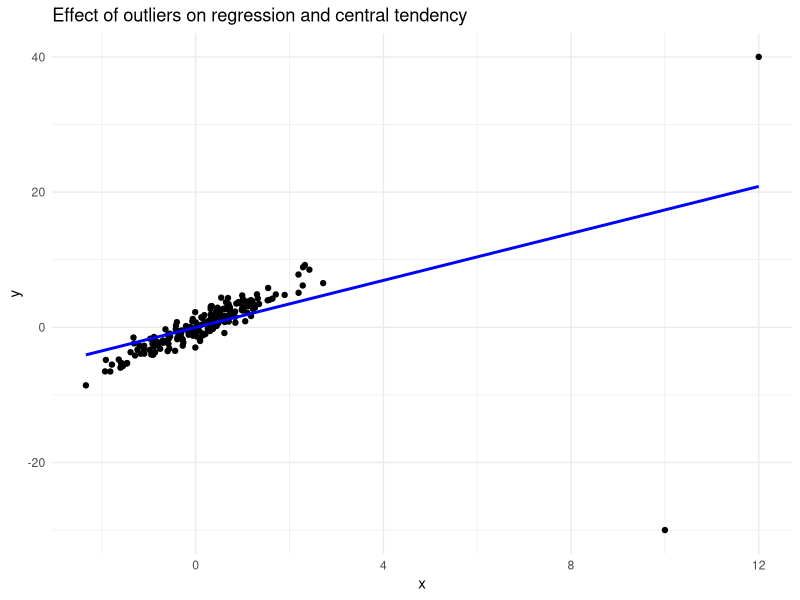

The R script that drew this image:
# outlier_effects.R
# Show how outliers affect mean and median, and influence regression
library(tidyverse)

set.seed(7)

n <- 200
x <- rnorm(n, 0, 1)
y <- 3 * x + rnorm(n, 0, 1)

df <- tibble(x = x, y = y)

# add outliers
df_out <- bind_rows(df, tibble(x = c(10, 12), y = c(-30, 40)))  # extreme points

# compute statistics
stats_clean <- df %>% summarise(mean_y = mean(y), median_y = median(y))
stats_out <- df_out %>% summarise(mean_y = mean(y), median_y = median(y))
print(list(clean = stats_clean, with_outliers = stats_out))

# regression impact
lm_clean <- lm(y ~ x, data = df)
lm_out <- lm(y ~ x, data = df_out)
print(summary(lm_clean))
print(summary(lm_out))

# plot
p <- df_out %>% ggplot(aes(x = x, y = y)) +
  geom_point() +
  geom_smooth(method = 'lm', se = FALSE, color = 'blue') +
  theme_minimal() +
  labs(title = 'Effect of outliers on regression and central tendency')

print(p)
